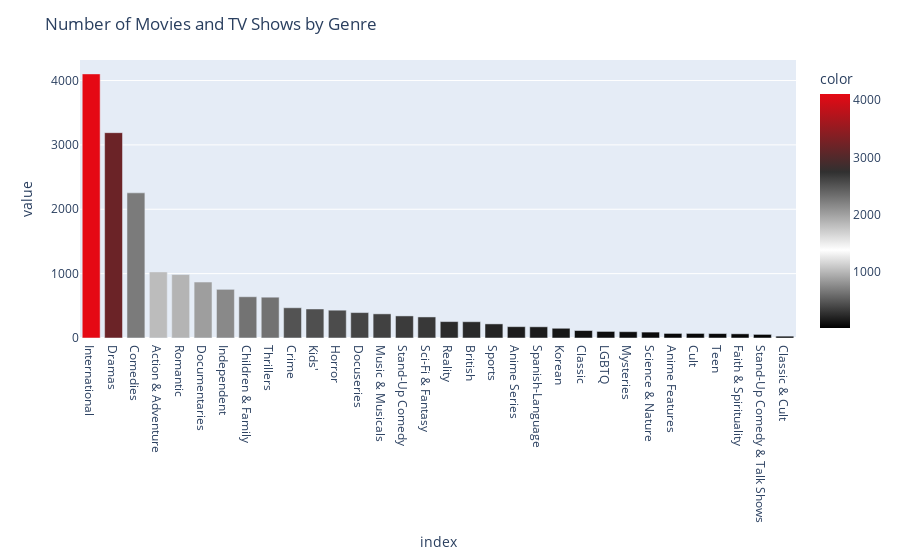

The cell this chart's notebook holds for it:
### Markdown cell above
## Make genres seperated to analyze

### Code cell
#find genres of movies and tv shows
nf['listed_in'].value_counts()

#with the commma, we can split the genres
nf['listed_in'].str.split(',').explode().value_counts()

#find the number of movies and tv shows by genre
nf['listed_in'].str.split(',').explode().value_counts()

#remove the space in front of the genre
nf['listed_in'].str.split(',').explode().str.strip().value_counts()

#find the number of movies and tv shows by genre
nf['listed_in'].str.split(',').explode().str.strip().value_counts()

#remove if there is TV Shows, Movies, Tv in the genre
nf['listed_in'].str.split(',').explode().str.strip().str.replace('TV Shows', '').str.replace('Movies', '').str.replace('TV', '').value_counts()

#remove space in front of the genre
nf['listed_in'].str.split(',').explode().str.strip().str.replace('TV Shows', '').str.replace('Movies', '').str.replace('TV', '').str.strip().value_counts()

#drop blank genre
nf['listed_in'].str.split(',').explode().str.strip().str.replace('TV Shows', '').str.replace('Movies', '').str.replace('TV', '').str.strip().replace('', np.nan).dropna().value_counts()

#make graph of the number of movies and tv shows by genre with plotly
#opposite color
fig = px.bar(nf['listed_in'].str.split(',').explode().str.strip().str.replace('TV Shows', '').str.replace('Movies', '').str.replace('TV', '').str.strip().replace('', np.nan).dropna().value_counts(), color=nf['listed_in'].str.split(',').explode().str.strip().str.replace('TV Shows', '').str.replace('Movies', '').str.replace('TV', '').str.strip().replace('', np.nan).dropna().value_counts(), color_continuous_scale=netflix_palette[::-1])
fig.update_layout(title_text='Number of Movies and TV Shows by Genre')
fig.show()

### Figure 1 — Plotly figure (JSON) as saved in the notebook; plotly's stock layout.template omitted (floating-point values rounded to 4 significant figures)
{"data": [{"alignmentgroup": "True", "hovertemplate": "index=%{x}<br>value=%{y}<br>color=%{marker.color}<extra></extra>", "legendgroup": "", "marker": {"color": [4103, 3190, 2255, 1027, 986, 869, 756, 641, 634, 470, 451, 432, 395, 375, 343, 327, 255, 253, 219, 176, 174, 151, 116, 102, 98, 92, 71, 71, 69, 65, 56, 28], "coloraxis": "coloraxis", "pattern": {"shape": ""}}, "name": "", "offsetgroup": "", "orientation": "v", "showlegend": false, "textposition": "auto", "type": "bar", "x": ["International", "Dramas", "Comedies", "Action & Adventure", "Romantic", "Documentaries", "Independent", "Children & Family", "Thrillers", "Crime", "Kids'", "Horror", "Docuseries", "Music & Musicals", "Stand-Up Comedy", "Sci-Fi & Fantasy", "Reality", "British", "Sports", "Anime Series", "Spanish-Language", "Korean", "Classic", "LGBTQ", "Mysteries", "Science & Nature", "Anime Features", "Cult", "Teen", "Faith & Spirituality", "Stand-Up Comedy & Talk Shows", "Classic & Cult"], "xaxis": "x", "y": [4103, 3190, 2255, 1027, 986, 869, 756, 641, 634, 470, 451, 432, 395, 375, 343, 327, 255, 253, 219, 176, 174, 151, 116, 102, 98, 92, 71, 71, 69, 65, 56, 28], "yaxis": "y"}], "layout": {"barmode": "relative", "coloraxis": {"colorbar": {"title": {"text": "color"}}, "colorscale": [[0, "#000000"], [0.3333, "#FFFFFF"], [0.6667, "#303030"], [1, "#E50914"]]}, "legend": {"tracegroupgap": 0}, "margin": {"t": 60}, "title": {"text": "Number of Movies and TV Shows by Genre"}, "xaxis": {"anchor": "y", "domain": [0, 1], "title": {"text": "index"}}, "yaxis": {"anchor": "x", "domain": [0, 1], "title": {"text": "value"}}}}
